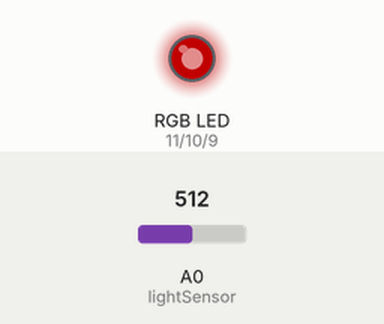
Recording of a sketch running on a simulated Arduino Uno, built with avr-gcc and run on an emulated ATmega328P. On the bench: an RGB LED mixed from three pins (HIGH = lit). The test bench sets the inputs (shaded band); at power-on: A0 (lightSensor) = 512. Dim RGB values are drawn brighter than linear.

Above: at 1.2 s.
1.3 s: A0 (lightSensor) set to 390
At 2.28 s:
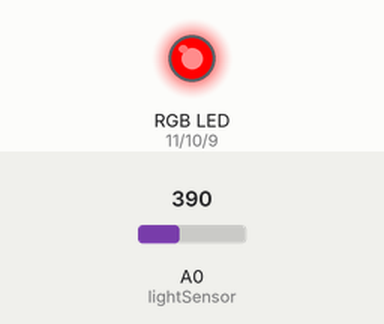
7.2 s: A0 (lightSensor) set to 358
At 11.05 s:
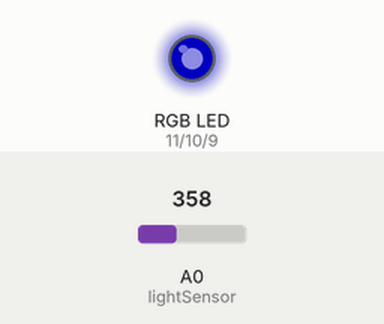
At 14.7 s:
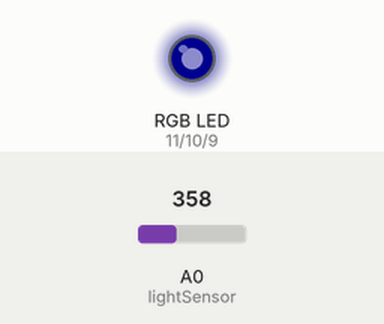
Timing chart, 0 to 19.1 s (numbered marks = the images above; inputs shaded):
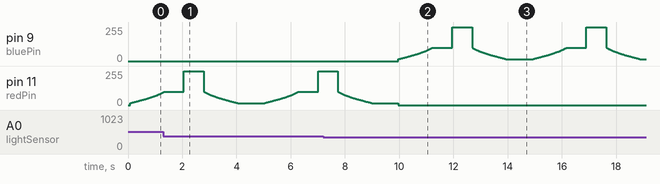

The sketch:

breath_basic_single_led.ino
```cpp
/*
"Breathing sleep LED, like on a Mac.
Jeremy Saglimbeni 2011
thecustomgeek.com

LED is attached to pin 11 in series with a 5.6K resistor
*/
int i = 0;

int redPin = 11;
int greenPin = 10;
int bluePin = 9;
int lightSensor = A0;
void setup() { // bring the LED up nicely from being off
  pinMode(lightSensor, INPUT);
  pinMode(redPin, OUTPUT);
  pinMode(greenPin, OUTPUT);
  pinMode(bluePin, OUTPUT);
  for(i = 0 ; i <= 15; i+=1)
  {
    analogWrite(11, i);
    delay(5);
  }

}
void loop()
{
  if (analogRead(lightSensor) >= 375)
  {

    breathLoop(1,0,0);
  }
  else
  {
       breathLoop(0,0,1);

  }

}

void setColor(int red, int green, int blue)
{

  analogWrite(redPin, red);
  analogWrite(greenPin, green);
  analogWrite(bluePin, blue);
}

void breathLoop(int red, int green, int blue)
{
  for(i = 15 ; i <= 255; i+=1)
  {
    setColor((i * red), (0 * green), (i * blue));
    if (i > 150) {
      delay(4);
    }
    if ((i > 125) && (i < 151)) {
      delay(5);
    }
    if (( i > 100) && (i < 126)) {
      delay(7);
    }
    if (( i > 75) && (i < 101)) {
      delay(10);
    }
    if (( i > 50) && (i < 76)) {
      delay(14);
    }
    if (( i > 25) && (i < 51)) {
      delay(18);
    }
    if (( i > 1) && (i < 26)) {
      delay(19);
    }
  }
  for(i = 255; i >=15; i-=1)
  {
    setColor((i * red), (0 * green), (i * blue));
    if (i > 150) {
      delay(4);
    }
    if ((i > 125) && (i < 151)) {
      delay(5);
    }
    if (( i > 100) && (i < 126)) {
      delay(7);
    }
    if (( i > 75) && (i < 101)) {
      delay(10);
    }
    if (( i > 50) && (i < 76)) {
      delay(14);
    }
    if (( i > 25) && (i < 51)) {
      delay(18);
    }
    if (( i > 1) && (i < 26)) {
      delay(19);
    }
  }
  delay(970);
}
```

Measured:
- the behaviour switches between 375 and 374 on A0 (lightSensor) (found by bisection; images 1 and 2)
